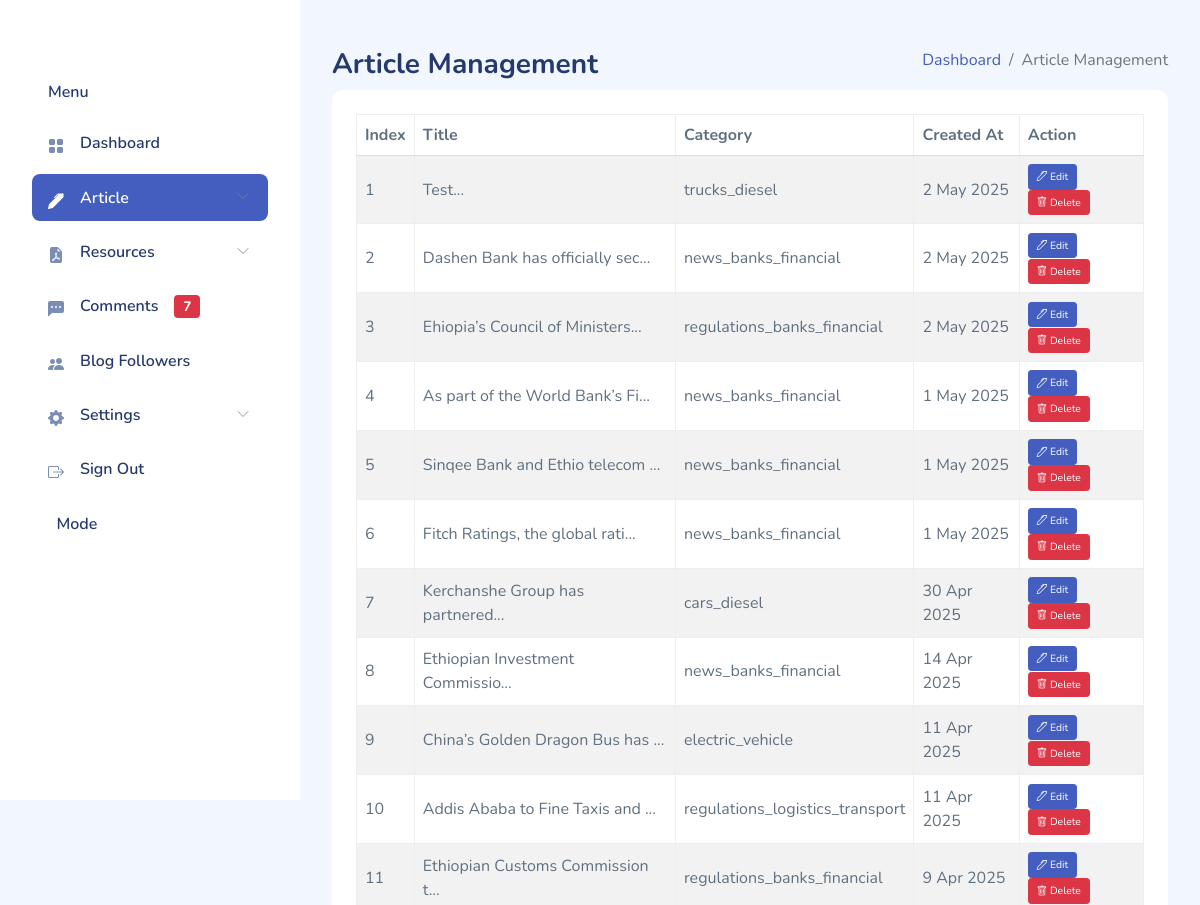
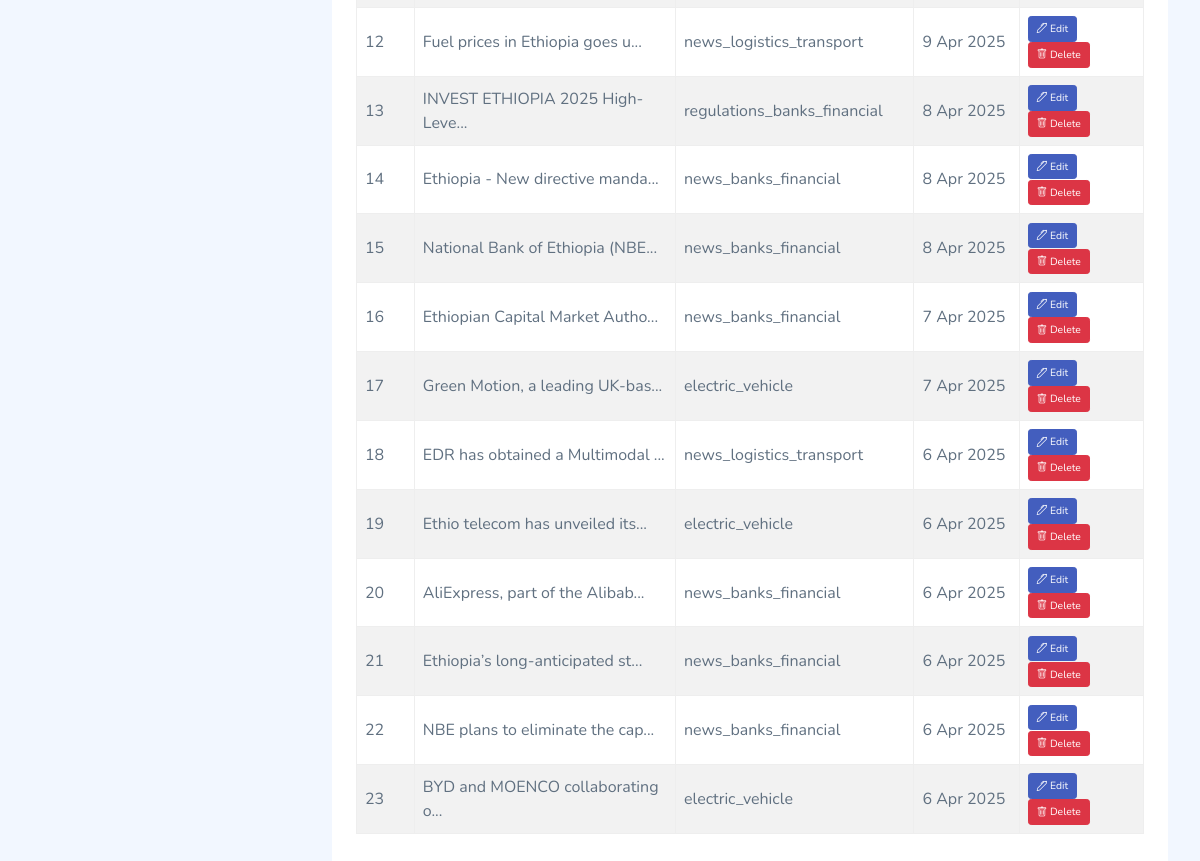
/article-management/ (signed in), run on the app's committed database (2 pictures, top to bottom).
### admin_app/models.py (models this page shows, shortened)
class Article(models.Model):
    title = models.CharField(max_length=200)
    slug = models.SlugField(unique=True, blank=True)
    content = models.TextField()
    thumbnail = models.ImageField(upload_to=thumbnail_upload_to)
    news_type = models.CharField(
        max_length=50,
        choices=NEWS_TYPE_CHOICES,
        verbose_name="Article Category"
    )
    created_at = models.DateTimeField(default=timezone.now)
    updated_at = models.DateTimeField(auto_now=True)
    full_content_url = models.URLField(blank=True, null=True, help_text="URL to the full content")
    class Meta:
        ordering = ['-created_at']

### admin_app/views.py (the view)
# urls.py: path("article-management/", ArticleManagement.as_view(), name="article-management-view"),
class ArticleManagement(AuthRequiredMixin, UnapprovedCommentCountMixin, TemplateView):
    template_name = "admin_templates/article-management.html"
    def get_context_data(self, *args, **kwargs):
        context = super().get_context_data(*args, **kwargs)
        articles = Article.objects.only('id', 'title', 'thumbnail', 'created_at', 'updated_at').all()
        context['articles'] = articles
        return context

### admin_app/mixins.py (called while the page is built)
    def get_context_data(self, **kwargs):
        context = super().get_context_data(**kwargs)
        context['unapproved_comment_count'] = Comment.objects.filter(approved=False).count()
        return context

### admin_app/views.py (called while the page is built)
    def dispatch(self, request, *args, **kwargs):
        if not request.user.is_authenticated:
            return redirect(self.login_url)
        return super().dispatch(request, *args, **kwargs)

### templates/admin_templates/article-management.html (shortened to what this page needs)
{% extends 'admin_templates/base.html' %}
{% block 'main-page-content' %}
<div class="page-heading">
    <div class="page-title">
        <div class="row">
            <div class="col-12 col-md-6 order-md-1 order-last">
                <h3>Article Management</h3>
            </div>
            <div class="col-12 col-md-6 order-md-2 order-first">
                <nav aria-label="breadcrumb" class="breadcrumb-header float-start float-lg-end">
                    <ol class="breadcrumb">
                        <li class="breadcrumb-item">
                            <a href="{% url 'admin-index-view' %}" hx-get="{% url 'admin-index-view' %}"
                                hx-target="#main-content" hx-swap="innerHTML" hx-push-url="true">Dashboard</a>
                        </li>
                        <li class="breadcrumb-item active" aria-current="page">Article Management</li>
                    </ol>
                </nav>
            </div>
        </div>
    </div>
    <section class="section">
        <div class="card">
            <div class="card-body">
                <div class="row">
                    <div class="col-md-12">
                        <table id="articleDataTable" class="table nowrap table-striped table-bordered dt-responsive"
                            style="width:100%">
                            <thead>
                                <tr>
                                    <th>Index</th>
                                    <th>Title</th>
                                    <th>Category</th>
                                    <th>Created At</th>
                                    <th>Action</th>
                                </tr>
                            </thead>
                            <tbody>
                                {% for article in articles %}
                                <tr data-slug="{{ article.slug }}">
                                    <td>{{ forloop.counter }}</td>
                                    <td>{{ article.title|slice:30 }}...</td>
                                    <td>{{ article.news_type }}</td>
                                    <td>{{ article.created_at|date:"j M Y" }}</td>
                                    <td>
                                        <a href="{% url 'update-article-view' article.slug %}"
                                            class="btn btn-primary btn-sm"><i class="bi bi-pen"></i> Edit</a>
                                            <a href="#" class="btn btn-danger btn-sm delete-btn"
                                                data-slug="{{ article.slug }}">
                                                <i class="bi bi-trash"></i> Delete
                                            </a>
                                    </td>
                                </tr>
                                {% endfor %}
                            </tbody>
                        </table>
                    </div>
                </div>
            </div>
        </div>
    </section>
</div>
{% endblock %}

### static/admin_statics/main.css (style rules this page uses)
.btn i, .btn svg { width: 16px; height: 16px; }
.btn.btn-danger, .btn.btn-info, .btn.btn-primary, .btn.btn-secondary, .btn.btn-success, .btn.btn-warning { color: #fff; }
.card { margin-bottom: 2.2rem; border: none; }
.card .card-body { padding: 1.5rem; }
.dataTable-table td, .dataTable-table thead th, .table td, .table thead th { vertical-align: middle; }
.dataTable-table:not(.table-borderless) thead th, .table:not(.table-borderless) thead th { border-bottom: 1px solid #dedede !important; }
.bi { width: 1rem; height: 1rem; }
.page-heading { margin: 0 0 2rem; }
.page-heading h3 { font-weight: 700; }
a { text-decoration: none; }

### templates/admin_templates/article-management.html (style rules this page uses)
.btn-sm { font-size: 0.65rem; }

### data on the page
Article: title "Test", news_type "trucks_diesel", created_at "2 May 2025"
Article: title "Dashen Bank has officially sec", news_type "news_banks_financial", created_at "2 May 2025"
Article: title "Ehiopia’s Council of Ministers", news_type "regulations_banks_financial", created_at "2 May 2025"
Article: title "As part of the World Bank’s Fi", news_type "news_banks_financial", created_at "1 May 2025"
Article: title "Sinqee Bank and Ethio telecom", news_type "news_banks_financial", created_at "1 May 2025"
Article: title "Fitch Ratings, the global rati", news_type "news_banks_financial", created_at "1 May 2025"
Article: title "Kerchanshe Group has partnered", news_type "cars_diesel", created_at "30 Apr 2025"
Article: title "Ethiopian Investment Commissio", news_type "news_banks_financial", created_at "14 Apr 2025"
Article: title "China’s Golden Dragon Bus has", news_type "electric_vehicle", created_at "11 Apr 2025"
Article: title "Addis Ababa to Fine Taxis and", news_type "regulations_logistics_transport", created_at "11 Apr 2025"
Article: title "Ethiopian Customs Commission t", news_type "regulations_banks_financial", created_at "9 Apr 2025"
Article: title "Fuel prices in Ethiopia goes u", news_type "news_logistics_transport", created_at "9 Apr 2025"
Article: title "INVEST ETHIOPIA 2025 High-Leve", news_type "regulations_banks_financial", created_at "8 Apr 2025"
Article: title "Ethiopia - New directive manda", news_type "news_banks_financial", created_at "8 Apr 2025"
Article: title "National Bank of Ethiopia (NBE", news_type "news_banks_financial", created_at "8 Apr 2025"
Article: title "Ethiopian Capital Market Autho", news_type "news_banks_financial", created_at "7 Apr 2025"
Article: title "Green Motion, a leading UK-bas", news_type "electric_vehicle", created_at "7 Apr 2025"
Article: title "EDR has obtained a Multimodal", news_type "news_logistics_transport", created_at "6 Apr 2025"
Article: title "Ethio telecom has unveiled its", news_type "electric_vehicle", created_at "6 Apr 2025"
Article: title "AliExpress, part of the Alibab", news_type "news_banks_financial", created_at "6 Apr 2025"
Article: title "Ethiopia’s long-anticipated st", news_type "news_banks_financial", created_at "6 Apr 2025"
Article: title "NBE plans to eliminate the cap", news_type "news_banks_financial", created_at "6 Apr 2025"
Article: title "BYD and MOENCO collaborating o", news_type "electric_vehicle", created_at "6 Apr 2025"

### other printed values
{{ unapproved_comment_count }} "7"
